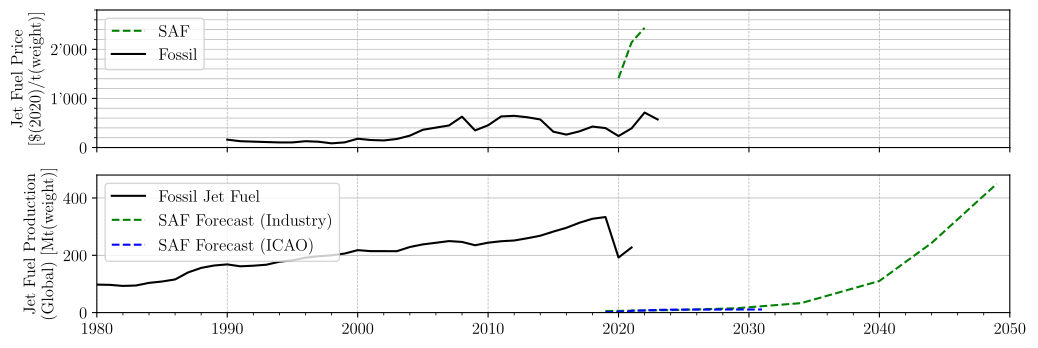

Source code (Python):
#%%
# runs code as interactive cell 
# https://code.visualstudio.com/docs/python/jupyter-support-py

# IMPORTS #######################################

# plotting
import matplotlib.pyplot as plt
import matplotlib.font_manager as font_manager
# unit conversion
cm = 1/2.54 # for inches-cm conversion
# time manipulation
from datetime import datetime

# data science
import numpy as np
import pandas as pd

# i/o
from pathlib import PurePath, Path

# SETUP #########################################

plt.rcParams.update({
    "text.usetex": True,
    "font.family": "Arial",
    "font.sans-serif": "Computer Modern",
    'font.size': 12
})

# DATA IMPORT ###################################

df_fossil = pd.read_excel(
    io = 'data/data.xlsx',
    sheet_name = 'Fossil Fuel Production',
    usecols = lambda column: column in [
        'year',
        'jet fuel (Mt/y)',
    ],
    dtype={
        'year': int,
        'jet fuel (Mt/y)': float,
    },
    header = 0,
    engine = 'openpyxl'
)
df_saf_production_forecast_1 = pd.read_excel(
    io = 'data/data.xlsx',
    sheet_name = 'SAF Forecast 1',
    usecols = lambda column: column in [
        'year',
        'SAF production (Mt)',
    ],
    dtype={
        'year': int,
        'SAF production (Mt)': float,
    },
    header = 0,
    engine = 'openpyxl'
)
df_saf_production_forecast_2 = pd.read_excel(
    io = 'data/data.xlsx',
    sheet_name = 'SAF Forecast 2',
    usecols = lambda column: column in [
        'year',
        'SAF production (Mt)',
    ],
    dtype={
        'year': int,
        'SAF production (Mt)': float,
    },
    header = 0,
    engine = 'openpyxl'
)
df_saf_price = pd.read_excel(
    io = 'data/data.xlsx',
    sheet_name = 'SAF Price',
    usecols = lambda column: column in [
        'year',
        'price [$(2020)]',
    ],
    dtype={
        'year': int,
        'price [$(2020)]': float,
    },
    header = 0,
    engine = 'openpyxl'
)
df_fossil_price = pd.read_excel(
    io = 'data/data.xlsx',
    sheet_name = 'Fossil Price',
    usecols = lambda column: column in [
        'year',
        'jet fuel price ($(2020)/t)',
    ],
    dtype={
        'year': int,
        'jet fuel price ($(2020)/t)': float,
    },
    header = 0,
    engine = 'openpyxl'
)

# DATA MANIPULATION #############################

# FIGURE ########################################

# SETUP ######################

fig, ax = plt.subplots(
        num = 'main',
        nrows = 2,
        ncols = 1,
        dpi = 300,
        figsize=(30*cm, 10*cm), # A4=(210x297)mm,
        gridspec_kw = dict(
            height_ratios=[1,1],
        ),
        sharex=True
    )

# DATA #######################

# AXIS LIMITS ################

ax[0].set_xlim(1980, 2050)
ax[0].set_ylim(0, 2800)
ax[1].set_ylim(0, 480)

# TICKS AND LABELS ###########

ax[0].minorticks_on()
ax[0].tick_params(axis='x', which='minor', bottom=False)

import matplotlib.ticker as ticker
def thousand_formatter(value, tick_number):
    """
    Formats the tick label with thousand separators: 1000 = 1'000.
    """
    return f"{int(value):,}".replace(",", "'")

ax[0].yaxis.set_major_formatter(ticker.FuncFormatter(thousand_formatter))

# GRIDS ######################

for axis in ax:
    axis.grid(which='both', axis='y', linestyle='-', linewidth = 0.5)
    axis.grid(which='major', axis='x', linestyle='--', linewidth = 0.5)

# AXIS LABELS ################

ax[0].set_ylabel("Jet Fuel Price \n [\$(2020)/t(weight)]")
ax[1].set_ylabel("Jet Fuel Production \n (Global) [Mt(weight)]")

# PLOTTING ###################

ax[1].plot(
    df_fossil['year'],
    df_fossil['jet fuel (Mt/y)'],
    color = 'black',
    label = 'Fossil Jet Fuel'
)
ax[1].plot(
    df_saf_production_forecast_1['year'],
    df_saf_production_forecast_1['SAF production (Mt)'],
    linestyle = '--',
    color = 'green',
    label = 'SAF Forecast (Industry)'
)
ax[1].plot(
    df_saf_production_forecast_2['year'],
    df_saf_production_forecast_2['SAF production (Mt)'],
    linestyle = '--',
    color = 'blue',
    label = 'SAF Forecast (ICAO)'
)

ax[0].plot(
    df_saf_price['year'],
    df_saf_price['price [$(2020)]'],
    linestyle = '--',
    color = 'green',
    label = 'SAF'
)
ax[0].plot(
    df_fossil_price['year'],
    df_fossil_price['jet fuel price ($(2020)/t)'],
    color = 'black',
    label = 'Fossil'
)

# LEGEND ####################

ax[0].legend(
    loc='upper left',
)

ax[1].legend(
    loc='upper left',
)

# EXPORT #########################################

figure_name: str = str(Path.cwd().stem + '.pdf')

plt.savefig(
    fname = figure_name,
    format="pdf",
    bbox_inches='tight',
    transparent = False
)
# %%
